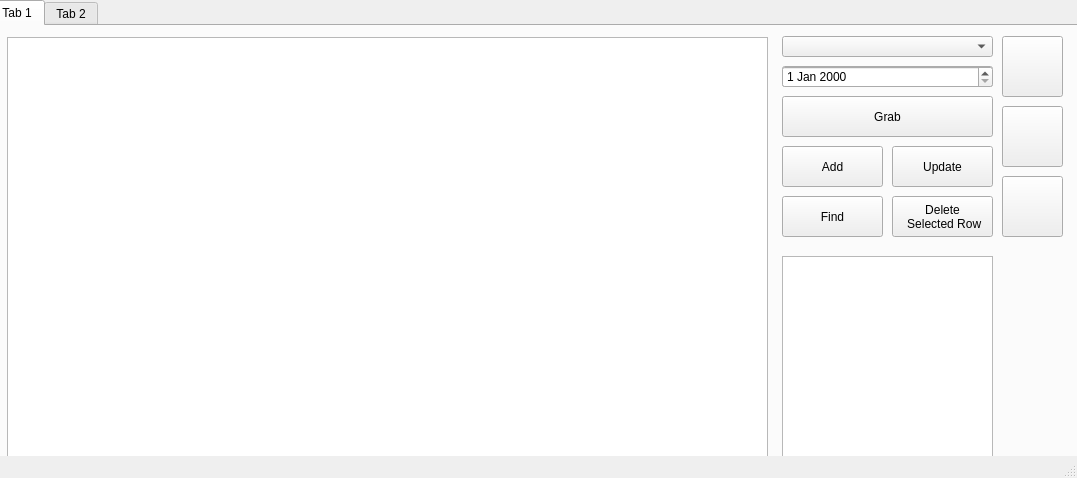
<?xml version="1.0" encoding="UTF-8"?>
<ui version="4.0">
 <class>MainWindow</class>
 <widget class="QMainWindow" name="MainWindow">
  <property name="geometry">
   <rect>
    <x>0</x>
    <y>0</y>
    <width>1077</width>
    <height>478</height>
   </rect>
  </property>
  <property name="windowTitle">
   <string>MainWindow</string>
  </property>
  <widget class="QWidget" name="centralwidget">
   <widget class="QTabWidget" name="tabWidget">
    <property name="geometry">
     <rect>
      <x>-10</x>
      <y>0</y>
      <width>1091</width>
      <height>461</height>
     </rect>
    </property>
    <property name="currentIndex">
     <number>0</number>
    </property>
    <widget class="QWidget" name="tab">
     <attribute name="title">
      <string>Tab 1</string>
     </attribute>
     <widget class="QPushButton" name="btngrab">
      <property name="geometry">
       <rect>
        <x>790</x>
        <y>70</y>
        <width>211</width>
        <height>41</height>
       </rect>
      </property>
      <property name="text">
       <string>Grab</string>
      </property>
     </widget>
     <widget class="QPushButton" name="btnadd">
      <property name="geometry">
       <rect>
        <x>790</x>
        <y>120</y>
        <width>101</width>
        <height>41</height>
       </rect>
      </property>
      <property name="cursor">
       <cursorShape>UpArrowCursor</cursorShape>
      </property>
      <property name="text">
       <string>Add</string>
      </property>
      <property name="default">
       <bool>false</bool>
      </property>
      <property name="flat">
       <bool>false</bool>
      </property>
     </widget>
     <widget class="QPushButton" name="btndelete">
      <property name="geometry">
       <rect>
        <x>900</x>
        <y>170</y>
        <width>101</width>
        <height>41</height>
       </rect>
      </property>
      <property name="text">
       <string>Delete 
 Selected Row</string>
      </property>
     </widget>
     <widget class="QLineEdit" name="input">
      <property name="geometry">
       <rect>
        <x>790</x>
        <y>40</y>
        <width>211</width>
        <height>21</height>
       </rect>
      </property>
     </widget>
     <widget class="QComboBox" name="combo">
      <property name="geometry">
       <rect>
        <x>790</x>
        <y>10</y>
        <width>211</width>
        <height>21</height>
       </rect>
      </property>
     </widget>
     <widget class="QPushButton" name="btnupdate">
      <property name="geometry">
       <rect>
        <x>900</x>
        <y>120</y>
        <width>101</width>
        <height>41</height>
       </rect>
      </property>
      <property name="text">
       <string>Update</string>
      </property>
     </widget>
     <widget class="QPushButton" name="btnfind">
      <property name="geometry">
       <rect>
        <x>790</x>
        <y>170</y>
        <width>101</width>
        <height>41</height>
       </rect>
      </property>
      <property name="text">
       <string>Find</string>
      </property>
     </widget>
     <widget class="QTableWidget" name="tabledata">
      <property name="geometry">
       <rect>
        <x>15</x>
        <y>11</y>
        <width>761</width>
        <height>421</height>
       </rect>
      </property>
      <property name="editTriggers">
       <set>QAbstractItemView::NoEditTriggers</set>
      </property>
     </widget>
     <widget class="QTableWidget" name="tabledatagrab">
      <property name="geometry">
       <rect>
        <x>790</x>
        <y>230</y>
        <width>211</width>
        <height>201</height>
       </rect>
      </property>
      <property name="editTriggers">
       <set>QAbstractItemView::NoEditTriggers</set>
      </property>
     </widget>
     <widget class="QDateTimeEdit" name="inputdt">
      <property name="geometry">
       <rect>
        <x>790</x>
        <y>40</y>
        <width>211</width>
        <height>22</height>
       </rect>
      </property>
     </widget>
     <widget class="QDateEdit" name="inputd">
      <property name="geometry">
       <rect>
        <x>790</x>
        <y>40</y>
        <width>211</width>
        <height>22</height>
       </rect>
      </property>
     </widget>
     <widget class="QPushButton" name="button1">
      <property name="enabled">
       <bool>true</bool>
      </property>
      <property name="geometry">
       <rect>
        <x>1010</x>
        <y>10</y>
        <width>61</width>
        <height>61</height>
       </rect>
      </property>
      <property name="autoFillBackground">
       <bool>false</bool>
      </property>
      <property name="styleSheet">
       <string notr="true"/>
      </property>
      <property name="text">
       <string/>
      </property>
      <property name="icon">
       <iconset>
        <normaloff>excel2.png</normaloff>excel2.png</iconset>
      </property>
      <property name="iconSize">
       <size>
        <width>120</width>
        <height>120</height>
       </size>
      </property>
      <property name="flat">
       <bool>false</bool>
      </property>
     </widget>
     <widget class="QPushButton" name="button1_2">
      <property name="enabled">
       <bool>true</bool>
      </property>
      <property name="geometry">
       <rect>
        <x>1010</x>
        <y>80</y>
        <width>61</width>
        <height>61</height>
       </rect>
      </property>
      <property name="autoFillBackground">
       <bool>false</bool>
      </property>
      <property name="styleSheet">
       <string notr="true"/>
      </property>
      <property name="text">
       <string/>
      </property>
      <property name="icon">
       <iconset>
        <normaloff>tsv-icon-original.svg</normaloff>tsv-icon-original.svg</iconset>
      </property>
      <property name="iconSize">
       <size>
        <width>38</width>
        <height>85</height>
       </size>
      </property>
      <property name="flat">
       <bool>false</bool>
      </property>
     </widget>
     <widget class="QPushButton" name="button1_3">
      <property name="enabled">
       <bool>true</bool>
      </property>
      <property name="geometry">
       <rect>
        <x>1010</x>
        <y>150</y>
        <width>61</width>
        <height>61</height>
       </rect>
      </property>
      <property name="autoFillBackground">
       <bool>false</bool>
      </property>
      <property name="styleSheet">
       <string notr="true"/>
      </property>
      <property name="text">
       <string/>
      </property>
      <property name="icon">
       <iconset>
        <normaloff>tsv-icon-original.svg</normaloff>tsv-icon-original.svg</iconset>
      </property>
      <property name="iconSize">
       <size>
        <width>38</width>
        <height>85</height>
       </size>
      </property>
      <property name="flat">
       <bool>false</bool>
      </property>
     </widget>
    </widget>
    <widget class="QWidget" name="tab_2">
     <attribute name="title">
      <string>Tab 2</string>
     </attribute>
    </widget>
   </widget>
  </widget>
  <widget class="QStatusBar" name="statusbar"/>
 </widget>
 <tabstops>
  <tabstop>combo</tabstop>
  <tabstop>input</tabstop>
  <tabstop>btngrab</tabstop>
  <tabstop>btnadd</tabstop>
  <tabstop>btnupdate</tabstop>
  <tabstop>btnfind</tabstop>
  <tabstop>btndelete</tabstop>
  <tabstop>tabWidget</tabstop>
 </tabstops>
 <resources>
  <include location="test.qrc"/>
 </resources>
 <connections/>
</ui>
